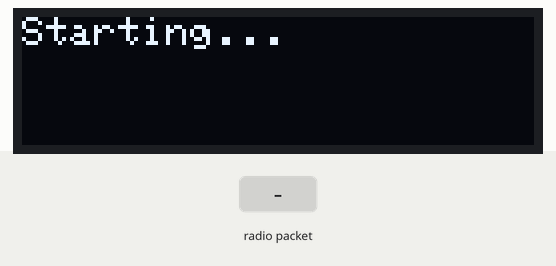
Bench run of a sketch on a simulated ESP32. Parts: 128×32 one-colour display. The inputs (shaded band) are chosen by the test bench. WiFi joins after 1.5 s; servers stay silent unless stated; uploads are accepted with an empty reply; no radio packets arrive unless stated; what the sketch prints to the serial monitor is not drawn.

Above: at 1.1 s.
At 3.7 s:
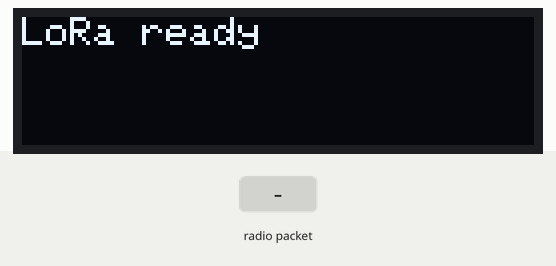
3.8 s: radio packet "5" arrives
At 4.2 s:
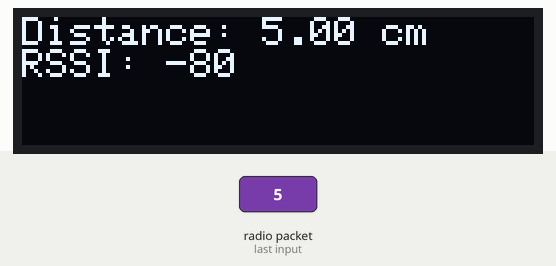
5.3 s: radio packet "90" arrives
At 6.4 s:
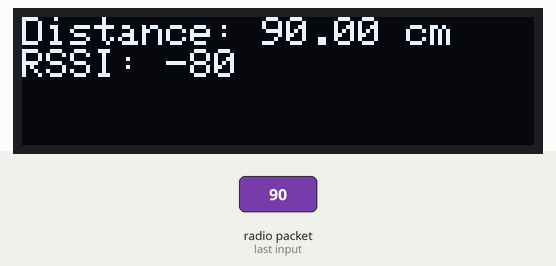
7.5 s: radio packet "200" arrives
At 8.7 s:
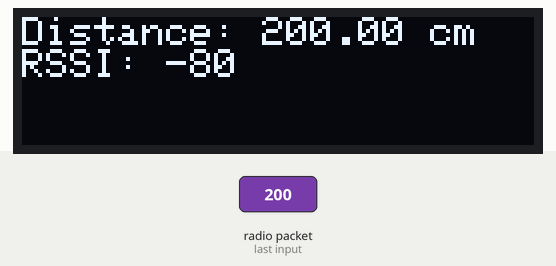
Timing chart, 0 to 10.5 s (numbered marks = the images above; inputs shaded):
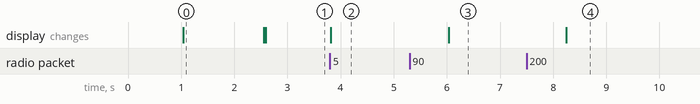

Measured:
- after the input at 3.8 s, the display: changes at once (image 2)
- after the input at 5.3 s, the display: changes after 0.73 s (image 3)
- after the input at 7.5 s, the display: changes after 0.75 s (image 4)
- what the display in image 0 shows lasts 1.6 s, from 1.0 s to 2.6 s

The sketch:

ESPSEN_OLED_WIFI_DATABASE.ino
```cpp
#include <WiFi.h>
#include <HTTPClient.h>
#include <LoRa.h>
#include <Wire.h>
#include <Adafruit_GFX.h>
#include <Adafruit_SSD1306.h>

// WiFi credentials
const char* ssid = "ESP";
const char* password = "00000000";

const char* serverUrl = "https://backend-water-rf88.onrender.com/distance";

// LoRa module pins
#define LORA_SS    5
#define LORA_RST   14
#define LORA_DIO0  26

// OLED config
#define SCREEN_WIDTH 128
#define SCREEN_HEIGHT 32
#define OLED_SDA 21
#define OLED_SCL 22

Adafruit_SSD1306 display(SCREEN_WIDTH, SCREEN_HEIGHT, &Wire, -1);

void setup() {
  Serial.begin(115200);
  delay(1000);

  // Initialize OLED
  Wire.begin(OLED_SDA, OLED_SCL);
  if(!display.begin(SSD1306_SWITCHCAPVCC, 0x3C)) {
    Serial.println("SSD1306 allocation failed");
    while (1);
  }
  display.clearDisplay();
  display.setTextSize(1);
  display.setTextColor(SSD1306_WHITE);
  display.setCursor(0,0);
  display.println("Starting...");
  display.display();

  // Connect to WiFi
  WiFi.begin(ssid, password);
  Serial.print("Connecting to WiFi");
  while (WiFi.status() != WL_CONNECTED) {
    delay(500);
    Serial.print(".");
  }
  Serial.println("\nWiFi connected");

  display.clearDisplay();
  display.setCursor(0,0);
  display.println("WiFi connected");
  display.display();

  // Initialize LoRa
  LoRa.setPins(LORA_SS, LORA_RST, LORA_DIO0);
  if (!LoRa.begin(433100000)) { //Node3 433.1Mhz
    Serial.println("Starting LoRa failed!");
    display.clearDisplay();
    display.setCursor(0,0);
    display.println("LoRa start failed");
    display.display();
    while (1);
  }
  LoRa.setSpreadingFactor(12);
  Serial.println("LoRa Receiver ready");
  display.clearDisplay();
  display.setCursor(0,0);
  display.println("LoRa ready");
  display.display();
}

void loop() {
  int packetSize = LoRa.parsePacket();
  if (packetSize > 0) {
    long rssi = LoRa.packetRssi();

    String incoming = "";
    while (LoRa.available()) {
      incoming += (char)LoRa.read();
    }

    Serial.println("Received LoRa Message: " + incoming);

    incoming.replace("Distance:", "");
    incoming.replace("cm", "");
    incoming.trim();

    float distance = incoming.toFloat();
    Serial.println("Parsed distance: " + String(distance, 2));
    Serial.println("RSSI: " + String(rssi));
    Serial.println("----------------------------");

    // แสดงผลบน OLED
    display.clearDisplay();
    display.setCursor(0,0);
    display.print("Distance: ");
    display.print(distance, 2);
    display.println(" cm");
    display.print("RSSI: ");
    display.println(rssi);
    display.display();

    // ส่งข้อมูลไปยัง server
    if (WiFi.status() == WL_CONNECTED) {
      HTTPClient http;
      http.begin(serverUrl);
      http.addHeader("Content-Type", "application/json");

      String jsonData = "{\"distance\":" + String(distance, 2) + ",\"rssi\":" + String(rssi) + "}";

      int httpResponseCode = http.POST(jsonData);

      if (httpResponseCode > 0) {
        String response = http.getString();
        Serial.println("Sent to server: " + jsonData);
        Serial.println("Server response: " + response);
      } else {
        Serial.print("Failed to POST. HTTP error: ");
        Serial.println(httpResponseCode);
      }

      http.end();
    } else {
      Serial.println("WiFi not connected");
    }

    delay(2000);
  }
}
```
